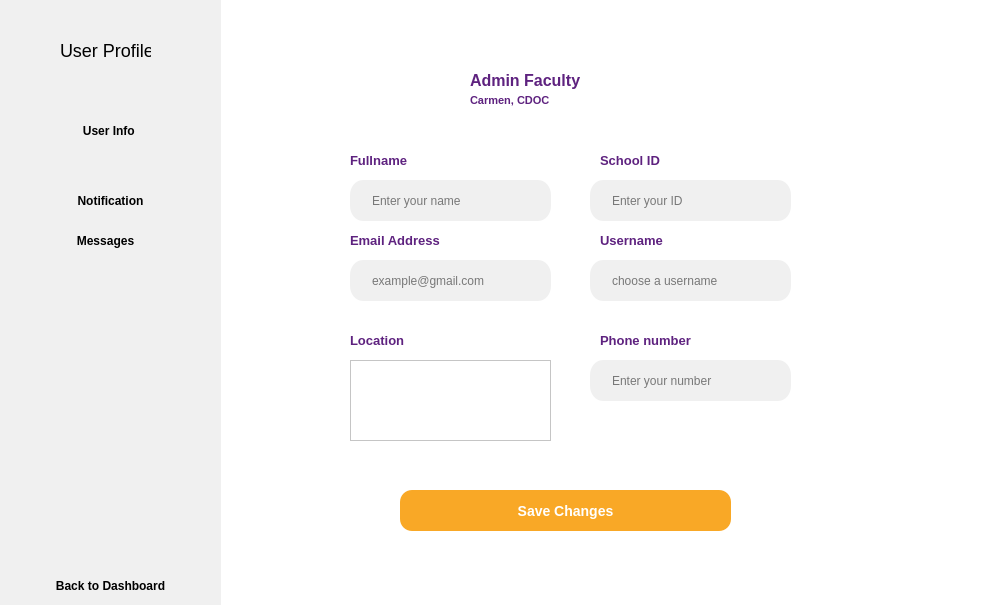
<?xml version="1.0" encoding="UTF-8"?>
<ui version="4.0">
 <class>Dialog</class>
 <widget class="QDialog" name="Dialog">
  <property name="geometry">
   <rect>
    <x>0</x>
    <y>0</y>
    <width>996</width>
    <height>605</height>
   </rect>
  </property>
  <property name="windowTitle">
   <string>Dialog</string>
  </property>
  <property name="styleSheet">
   <string notr="true">background-color: white;</string>
  </property>
  <widget class="QLabel" name="label_12">
   <property name="geometry">
    <rect>
     <x>100</x>
     <y>180</y>
     <width>181</width>
     <height>61</height>
    </rect>
   </property>
   <property name="font">
    <font>
     <pointsize>12</pointsize>
     <weight>75</weight>
     <bold>true</bold>
    </font>
   </property>
   <property name="styleSheet">
    <string notr="true">color:white;
background-color: rgba(0,0,0,0%);</string>
   </property>
   <property name="text">
    <string>Glad to see you!</string>
   </property>
  </widget>
  <widget class="QGroupBox" name="buttons_sidegroup">
   <property name="geometry">
    <rect>
     <x>0</x>
     <y>0</y>
     <width>221</width>
     <height>611</height>
    </rect>
   </property>
   <property name="styleSheet">
    <string notr="true">QGroupBox{
border: 0px;
	background-color: rgb(240, 240, 240);
}
QPushButton {
 
	color: black;
		background-color: rgb(240, 240, 240);
	
border: 0px solid;
border-radius : 2px;

}

QPushButton:hover {
	
	background-color: rgb(66, 24, 90);
	
	color:white;
}
</string>
   </property>
   <property name="title">
    <string/>
   </property>
   <widget class="QPushButton" name="edit_buttn">
    <property name="geometry">
     <rect>
      <x>-10</x>
      <y>90</y>
      <width>231</width>
      <height>81</height>
     </rect>
    </property>
    <property name="font">
     <font>
      <weight>75</weight>
      <italic>false</italic>
      <bold>true</bold>
     </font>
    </property>
    <property name="styleSheet">
     <string notr="true"/>
    </property>
    <property name="text">
     <string>  User Info</string>
    </property>
    <property name="icon">
     <iconset>
      <normaloff>photos/16671574911586787867.svg</normaloff>photos/16671574911586787867.svg</iconset>
    </property>
    <property name="iconSize">
     <size>
      <width>28</width>
      <height>50</height>
     </size>
    </property>
   </widget>
   <widget class="QPushButton" name="logout_buttn">
    <property name="geometry">
     <rect>
      <x>0</x>
      <y>560</y>
      <width>221</width>
      <height>51</height>
     </rect>
    </property>
    <property name="font">
     <font>
      <weight>75</weight>
      <italic>false</italic>
      <bold>true</bold>
     </font>
    </property>
    <property name="styleSheet">
     <string notr="true"/>
    </property>
    <property name="text">
     <string>Back to Dashboard</string>
    </property>
    <property name="icon">
     <iconset>
      <normaloff>photos/logout.svg</normaloff>photos/logout.svg</iconset>
    </property>
   </widget>
   <widget class="QPushButton" name="notification_buttn">
    <property name="geometry">
     <rect>
      <x>0</x>
      <y>180</y>
      <width>221</width>
      <height>41</height>
     </rect>
    </property>
    <property name="font">
     <font>
      <weight>75</weight>
      <italic>false</italic>
      <bold>true</bold>
     </font>
    </property>
    <property name="styleSheet">
     <string notr="true"/>
    </property>
    <property name="text">
     <string>Notification</string>
    </property>
    <property name="icon">
     <iconset>
      <normaloff>photos/13252117381571183079.svg</normaloff>photos/13252117381571183079.svg</iconset>
    </property>
    <property name="iconSize">
     <size>
      <width>30</width>
      <height>50</height>
     </size>
    </property>
   </widget>
   <widget class="QLabel" name="label">
    <property name="geometry">
     <rect>
      <x>60</x>
      <y>40</y>
      <width>91</width>
      <height>21</height>
     </rect>
    </property>
    <property name="styleSheet">
     <string notr="true">background-color: rgba(0,0,0,0%);
font: 18px;</string>
    </property>
    <property name="text">
     <string>User Profile</string>
    </property>
   </widget>
   <widget class="QPushButton" name="settings_buttn_2">
    <property name="geometry">
     <rect>
      <x>-10</x>
      <y>220</y>
      <width>231</width>
      <height>41</height>
     </rect>
    </property>
    <property name="font">
     <font>
      <weight>75</weight>
      <italic>false</italic>
      <bold>true</bold>
     </font>
    </property>
    <property name="layoutDirection">
     <enum>Qt::LeftToRight</enum>
    </property>
    <property name="styleSheet">
     <string notr="true"/>
    </property>
    <property name="text">
     <string>Messages</string>
    </property>
    <property name="icon">
     <iconset>
      <normaloff>photos/1915618441595156106.svg</normaloff>photos/1915618441595156106.svg</iconset>
    </property>
    <property name="iconSize">
     <size>
      <width>28</width>
      <height>50</height>
     </size>
    </property>
   </widget>
  </widget>
  <widget class="QStackedWidget" name="stackedWidget">
   <property name="geometry">
    <rect>
     <x>240</x>
     <y>0</y>
     <width>701</width>
     <height>601</height>
    </rect>
   </property>
   <property name="styleSheet">
    <string notr="true">QPushButton {
 
	color: rgb(255, 255, 255);
	background-color: rgb(249, 168, 38);
border: 0px solid;
border-radius: 12px;
font: bold 14px;
}

QPushButton:hover {
	
	background-color: rgb(255, 215, 157);
	color: rgb(0, 0, 0);
}

QLineEdit {

border:0px solid rgb(37,45,56);
	background-color: rgb(240, 240, 240);
border-radius: bold 15px;
	color: rgb(0, 0, 0);
padding-left: 20px;
padding-right: 20px;
}

QLineEdit:hover {
border: 2px solid white;
}
</string>
   </property>
   <property name="currentIndex">
    <number>0</number>
   </property>
   <widget class="QWidget" name="UserInfo">
    <widget class="QLineEdit" name="name_edit">
     <property name="geometry">
      <rect>
       <x>110</x>
       <y>180</y>
       <width>201</width>
       <height>41</height>
      </rect>
     </property>
     <property name="styleSheet">
      <string notr="true"/>
     </property>
     <property name="text">
      <string/>
     </property>
     <property name="echoMode">
      <enum>QLineEdit::Normal</enum>
     </property>
     <property name="placeholderText">
      <string>Enter your name</string>
     </property>
    </widget>
    <widget class="QLabel" name="label_6">
     <property name="geometry">
      <rect>
       <x>110</x>
       <y>150</y>
       <width>91</width>
       <height>21</height>
      </rect>
     </property>
     <property name="font">
      <font>
       <family>Nirmala UI</family>
       <pointsize>10</pointsize>
       <weight>75</weight>
       <bold>true</bold>
      </font>
     </property>
     <property name="styleSheet">
      <string notr="true">color: rgb(94, 34, 127);
background-color: rgba(0,0,0,0%);</string>
     </property>
     <property name="text">
      <string>Fullname</string>
     </property>
    </widget>
    <widget class="QLineEdit" name="userID_edit">
     <property name="geometry">
      <rect>
       <x>350</x>
       <y>180</y>
       <width>201</width>
       <height>41</height>
      </rect>
     </property>
     <property name="styleSheet">
      <string notr="true"/>
     </property>
     <property name="text">
      <string/>
     </property>
     <property name="echoMode">
      <enum>QLineEdit::Normal</enum>
     </property>
     <property name="placeholderText">
      <string>Enter your ID</string>
     </property>
    </widget>
    <widget class="QLineEdit" name="email_edit">
     <property name="geometry">
      <rect>
       <x>110</x>
       <y>260</y>
       <width>201</width>
       <height>41</height>
      </rect>
     </property>
     <property name="styleSheet">
      <string notr="true"/>
     </property>
     <property name="text">
      <string/>
     </property>
     <property name="echoMode">
      <enum>QLineEdit::Normal</enum>
     </property>
     <property name="placeholderText">
      <string>example@gmail.com</string>
     </property>
    </widget>
    <widget class="QLabel" name="label_7">
     <property name="geometry">
      <rect>
       <x>110</x>
       <y>230</y>
       <width>121</width>
       <height>21</height>
      </rect>
     </property>
     <property name="font">
      <font>
       <family>Nirmala UI</family>
       <pointsize>10</pointsize>
       <weight>75</weight>
       <bold>true</bold>
      </font>
     </property>
     <property name="styleSheet">
      <string notr="true">color: rgb(94, 34, 127);
background-color: rgba(0,0,0,0%);</string>
     </property>
     <property name="text">
      <string>Email Address</string>
     </property>
    </widget>
    <widget class="QLabel" name="label_8">
     <property name="geometry">
      <rect>
       <x>360</x>
       <y>150</y>
       <width>81</width>
       <height>21</height>
      </rect>
     </property>
     <property name="font">
      <font>
       <family>Nirmala UI</family>
       <pointsize>10</pointsize>
       <weight>75</weight>
       <bold>true</bold>
      </font>
     </property>
     <property name="styleSheet">
      <string notr="true">color: rgb(94, 34, 127);
background-color: rgba(0,0,0,0%);</string>
     </property>
     <property name="text">
      <string>School ID</string>
     </property>
    </widget>
    <widget class="QLineEdit" name="phonenum_edit">
     <property name="geometry">
      <rect>
       <x>350</x>
       <y>360</y>
       <width>201</width>
       <height>41</height>
      </rect>
     </property>
     <property name="styleSheet">
      <string notr="true"/>
     </property>
     <property name="text">
      <string/>
     </property>
     <property name="echoMode">
      <enum>QLineEdit::Normal</enum>
     </property>
     <property name="placeholderText">
      <string>Enter your number</string>
     </property>
    </widget>
    <widget class="QLabel" name="label_9">
     <property name="geometry">
      <rect>
       <x>360</x>
       <y>230</y>
       <width>121</width>
       <height>21</height>
      </rect>
     </property>
     <property name="font">
      <font>
       <family>Nirmala UI</family>
       <pointsize>10</pointsize>
       <weight>75</weight>
       <bold>true</bold>
      </font>
     </property>
     <property name="styleSheet">
      <string notr="true">color: rgb(94, 34, 127);
background-color: rgba(0,0,0,0%);</string>
     </property>
     <property name="text">
      <string>Username</string>
     </property>
    </widget>
    <widget class="QLabel" name="label_10">
     <property name="geometry">
      <rect>
       <x>110</x>
       <y>330</y>
       <width>121</width>
       <height>21</height>
      </rect>
     </property>
     <property name="font">
      <font>
       <family>Nirmala UI</family>
       <pointsize>10</pointsize>
       <weight>75</weight>
       <bold>true</bold>
      </font>
     </property>
     <property name="styleSheet">
      <string notr="true">color: rgb(94, 34, 127);
background-color: rgba(0,0,0,0%);</string>
     </property>
     <property name="text">
      <string>Location</string>
     </property>
    </widget>
    <widget class="QLabel" name="label_11">
     <property name="geometry">
      <rect>
       <x>350</x>
       <y>330</y>
       <width>121</width>
       <height>21</height>
      </rect>
     </property>
     <property name="font">
      <font>
       <family>Nirmala UI</family>
       <pointsize>10</pointsize>
       <weight>75</weight>
       <bold>true</bold>
      </font>
     </property>
     <property name="styleSheet">
      <string notr="true">color: rgb(94, 34, 127);
background-color: rgba(0,0,0,0%);</string>
     </property>
     <property name="text">
      <string/>
     </property>
    </widget>
    <widget class="QLabel" name="label_13">
     <property name="geometry">
      <rect>
       <x>360</x>
       <y>330</y>
       <width>121</width>
       <height>21</height>
      </rect>
     </property>
     <property name="font">
      <font>
       <family>Nirmala UI</family>
       <pointsize>10</pointsize>
       <weight>75</weight>
       <bold>true</bold>
      </font>
     </property>
     <property name="styleSheet">
      <string notr="true">color: rgb(94, 34, 127);
background-color: rgba(0,0,0,0%);</string>
     </property>
     <property name="text">
      <string>Phone number</string>
     </property>
    </widget>
    <widget class="QLineEdit" name="username_edit">
     <property name="geometry">
      <rect>
       <x>350</x>
       <y>260</y>
       <width>201</width>
       <height>41</height>
      </rect>
     </property>
     <property name="styleSheet">
      <string notr="true"/>
     </property>
     <property name="text">
      <string/>
     </property>
     <property name="echoMode">
      <enum>QLineEdit::Normal</enum>
     </property>
     <property name="placeholderText">
      <string>choose a username</string>
     </property>
    </widget>
    <widget class="QPushButton" name="savechanges_buttn">
     <property name="geometry">
      <rect>
       <x>160</x>
       <y>490</y>
       <width>331</width>
       <height>41</height>
      </rect>
     </property>
     <property name="font">
      <font>
       <pointsize>-1</pointsize>
       <weight>75</weight>
       <italic>false</italic>
       <bold>true</bold>
      </font>
     </property>
     <property name="styleSheet">
      <string notr="true"/>
     </property>
     <property name="text">
      <string>Save Changes</string>
     </property>
    </widget>
    <widget class="QLabel" name="label_21">
     <property name="geometry">
      <rect>
       <x>100</x>
       <y>0</y>
       <width>121</width>
       <height>161</height>
      </rect>
     </property>
     <property name="font">
      <font>
       <family>Nirmala UI</family>
       <pointsize>10</pointsize>
       <weight>75</weight>
       <bold>true</bold>
      </font>
     </property>
     <property name="styleSheet">
      <string notr="true">color: rgb(94, 34, 127);
background-color: rgba(0,0,0,0%);</string>
     </property>
     <property name="text">
      <string/>
     </property>
     <property name="pixmap">
      <pixmap>photos/1111.svg</pixmap>
     </property>
     <property name="scaledContents">
      <bool>true</bool>
     </property>
    </widget>
    <widget class="QLabel" name="name_user">
     <property name="geometry">
      <rect>
       <x>230</x>
       <y>60</y>
       <width>171</width>
       <height>41</height>
      </rect>
     </property>
     <property name="font">
      <font>
       <family>Nirmala UI</family>
       <pointsize>12</pointsize>
       <weight>75</weight>
       <bold>true</bold>
      </font>
     </property>
     <property name="styleSheet">
      <string notr="true">color: rgb(94, 34, 127);
background-color: rgba(0,0,0,0%);</string>
     </property>
     <property name="text">
      <string>Admin Faculty</string>
     </property>
    </widget>
    <widget class="QLabel" name="location_user">
     <property name="geometry">
      <rect>
       <x>230</x>
       <y>90</y>
       <width>131</width>
       <height>21</height>
      </rect>
     </property>
     <property name="font">
      <font>
       <family>Nirmala UI</family>
       <pointsize>8</pointsize>
       <weight>75</weight>
       <bold>true</bold>
      </font>
     </property>
     <property name="styleSheet">
      <string notr="true">color: rgb(94, 34, 127);
background-color: rgba(0,0,0,0%);</string>
     </property>
     <property name="text">
      <string>Carmen, CDOC</string>
     </property>
    </widget>
    <widget class="QTextEdit" name="textEdit_location">
     <property name="geometry">
      <rect>
       <x>110</x>
       <y>360</y>
       <width>201</width>
       <height>81</height>
      </rect>
     </property>
    </widget>
    <zorder>label_21</zorder>
    <zorder>name_edit</zorder>
    <zorder>userID_edit</zorder>
    <zorder>email_edit</zorder>
    <zorder>label_7</zorder>
    <zorder>label_8</zorder>
    <zorder>phonenum_edit</zorder>
    <zorder>label_9</zorder>
    <zorder>label_10</zorder>
    <zorder>label_11</zorder>
    <zorder>label_13</zorder>
    <zorder>username_edit</zorder>
    <zorder>savechanges_buttn</zorder>
    <zorder>name_user</zorder>
    <zorder>location_user</zorder>
    <zorder>label_6</zorder>
    <zorder>textEdit_location</zorder>
   </widget>
   <widget class="QWidget" name="Notification">
    <widget class="QGroupBox" name="groupBox">
     <property name="geometry">
      <rect>
       <x>50</x>
       <y>130</y>
       <width>621</width>
       <height>361</height>
      </rect>
     </property>
     <property name="styleSheet">
      <string notr="true">background-color: rgba(0,0,0,0%)</string>
     </property>
     <property name="title">
      <string/>
     </property>
     <widget class="QLabel" name="label_4">
      <property name="geometry">
       <rect>
        <x>210</x>
        <y>240</y>
        <width>221</width>
        <height>41</height>
       </rect>
      </property>
      <property name="font">
       <font>
        <family>Nirmala UI</family>
        <pointsize>12</pointsize>
        <weight>75</weight>
        <italic>false</italic>
        <bold>true</bold>
       </font>
      </property>
      <property name="styleSheet">
       <string notr="true">background-color: rgba(0,0,0,0%);
</string>
      </property>
      <property name="text">
       <string>No Notifcation display</string>
      </property>
     </widget>
     <widget class="QLabel" name="label_5">
      <property name="geometry">
       <rect>
        <x>210</x>
        <y>70</y>
        <width>201</width>
        <height>181</height>
       </rect>
      </property>
      <property name="font">
       <font>
        <family>Nirmala UI</family>
        <pointsize>-1</pointsize>
        <weight>50</weight>
        <italic>false</italic>
        <bold>false</bold>
       </font>
      </property>
      <property name="styleSheet">
       <string notr="true">background-color: rgba(0,0,0,0%);
font: 18px;</string>
      </property>
      <property name="text">
       <string/>
      </property>
      <property name="pixmap">
       <pixmap>photos/10780069171545197271.svg</pixmap>
      </property>
      <property name="scaledContents">
       <bool>true</bool>
      </property>
     </widget>
    </widget>
    <widget class="QLabel" name="label_2">
     <property name="geometry">
      <rect>
       <x>40</x>
       <y>30</y>
       <width>31</width>
       <height>61</height>
      </rect>
     </property>
     <property name="styleSheet">
      <string notr="true">background-color: rgba(0,0,0,0%);
font: 18px;</string>
     </property>
     <property name="text">
      <string/>
     </property>
     <property name="pixmap">
      <pixmap>photos/13252117381571183079.svg</pixmap>
     </property>
    </widget>
    <widget class="QLabel" name="label_3">
     <property name="geometry">
      <rect>
       <x>80</x>
       <y>50</y>
       <width>131</width>
       <height>21</height>
      </rect>
     </property>
     <property name="font">
      <font>
       <family>Nirmala UI</family>
       <pointsize>11</pointsize>
       <weight>75</weight>
       <italic>false</italic>
       <bold>true</bold>
      </font>
     </property>
     <property name="styleSheet">
      <string notr="true">background-color: rgba(0,0,0,0%);
</string>
     </property>
     <property name="text">
      <string>NOTIFICATION</string>
     </property>
    </widget>
   </widget>
   <widget class="QWidget" name="Messages">
    <widget class="QGroupBox" name="groupBox_2">
     <property name="geometry">
      <rect>
       <x>60</x>
       <y>140</y>
       <width>621</width>
       <height>361</height>
      </rect>
     </property>
     <property name="styleSheet">
      <string notr="true">background-color: rgba(0,0,0,0%)</string>
     </property>
     <property name="title">
      <string/>
     </property>
     <widget class="QLabel" name="label_22">
      <property name="geometry">
       <rect>
        <x>200</x>
        <y>260</y>
        <width>221</width>
        <height>41</height>
       </rect>
      </property>
      <property name="font">
       <font>
        <family>Nirmala UI</family>
        <pointsize>12</pointsize>
        <weight>75</weight>
        <italic>false</italic>
        <bold>true</bold>
       </font>
      </property>
      <property name="styleSheet">
       <string notr="true">background-color: rgba(0,0,0,0%);
</string>
      </property>
      <property name="text">
       <string>No messages for you</string>
      </property>
     </widget>
     <widget class="QLabel" name="label_23">
      <property name="geometry">
       <rect>
        <x>210</x>
        <y>70</y>
        <width>201</width>
        <height>181</height>
       </rect>
      </property>
      <property name="font">
       <font>
        <family>Nirmala UI</family>
        <pointsize>-1</pointsize>
        <weight>50</weight>
        <italic>false</italic>
        <bold>false</bold>
       </font>
      </property>
      <property name="styleSheet">
       <string notr="true">background-color: rgba(0,0,0,0%);
font: 18px;</string>
      </property>
      <property name="text">
       <string/>
      </property>
      <property name="pixmap">
       <pixmap>photos/1915618441595156106.svg</pixmap>
      </property>
      <property name="scaledContents">
       <bool>true</bool>
      </property>
     </widget>
    </widget>
    <widget class="QLabel" name="label_24">
     <property name="geometry">
      <rect>
       <x>70</x>
       <y>50</y>
       <width>41</width>
       <height>31</height>
      </rect>
     </property>
     <property name="font">
      <font>
       <family>Nirmala UI</family>
       <pointsize>12</pointsize>
       <weight>75</weight>
       <italic>false</italic>
       <bold>true</bold>
      </font>
     </property>
     <property name="styleSheet">
      <string notr="true">background-color: rgba(0,0,0,0%);
</string>
     </property>
     <property name="text">
      <string/>
     </property>
     <property name="pixmap">
      <pixmap>photos/6796998061529659197.svg</pixmap>
     </property>
    </widget>
    <widget class="QLabel" name="label_25">
     <property name="geometry">
      <rect>
       <x>100</x>
       <y>50</y>
       <width>91</width>
       <height>31</height>
      </rect>
     </property>
     <property name="font">
      <font>
       <family>Nirmala UI</family>
       <pointsize>12</pointsize>
       <weight>75</weight>
       <bold>true</bold>
      </font>
     </property>
     <property name="styleSheet">
      <string notr="true">background-color: rgba(0,0,0,0%);
</string>
     </property>
     <property name="text">
      <string>Messages</string>
     </property>
    </widget>
   </widget>
  </widget>
 </widget>
 <resources/>
 <connections/>
</ui>
